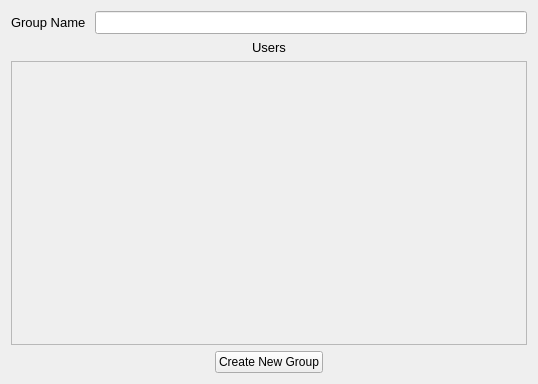
<?xml version="1.0" encoding="UTF-8"?>
<ui version="4.0">
 <class>NewGroupWidget</class>
 <widget class="QWidget" name="NewGroupWidget">
  <property name="geometry">
   <rect>
    <x>0</x>
    <y>0</y>
    <width>538</width>
    <height>384</height>
   </rect>
  </property>
  <property name="windowTitle">
   <string>Form</string>
  </property>
  <layout class="QGridLayout" name="gridLayout">
   <item row="0" column="0">
    <layout class="QHBoxLayout" name="horizontalLayout">
     <item>
      <widget class="QLabel" name="groupNameLabel">
       <property name="font">
        <font>
         <pointsize>10</pointsize>
        </font>
       </property>
       <property name="text">
        <string>Group Name </string>
       </property>
      </widget>
     </item>
     <item>
      <widget class="QLineEdit" name="groupName">
       <property name="font">
        <font>
         <pointsize>10</pointsize>
        </font>
       </property>
      </widget>
     </item>
    </layout>
   </item>
   <item row="1" column="0">
    <layout class="QVBoxLayout" name="verticalLayout">
     <item>
      <widget class="QLabel" name="usersLabel">
       <property name="font">
        <font>
         <pointsize>10</pointsize>
        </font>
       </property>
       <property name="text">
        <string>Users</string>
       </property>
       <property name="alignment">
        <set>Qt::AlignHCenter|Qt::AlignTop</set>
       </property>
      </widget>
     </item>
     <item>
      <widget class="QScrollArea" name="UsersScrollArea">
       <property name="enabled">
        <bool>true</bool>
       </property>
       <property name="font">
        <font>
         <pointsize>10</pointsize>
        </font>
       </property>
       <property name="widgetResizable">
        <bool>true</bool>
       </property>
       <widget class="QWidget" name="scrollAreaWidgetContents">
        <property name="geometry">
         <rect>
          <x>0</x>
          <y>0</y>
          <width>512</width>
          <height>16</height>
         </rect>
        </property>
        <property name="sizePolicy">
         <sizepolicy hsizetype="Preferred" vsizetype="Fixed">
          <horstretch>0</horstretch>
          <verstretch>0</verstretch>
         </sizepolicy>
        </property>
        <property name="autoFillBackground">
         <bool>true</bool>
        </property>
       </widget>
      </widget>
     </item>
     <item alignment="Qt::AlignHCenter|Qt::AlignBottom">
      <widget class="QPushButton" name="newGroupButton">
       <property name="text">
        <string>Create New Group</string>
       </property>
      </widget>
     </item>
    </layout>
   </item>
  </layout>
 </widget>
 <resources/>
 <connections/>
</ui>
